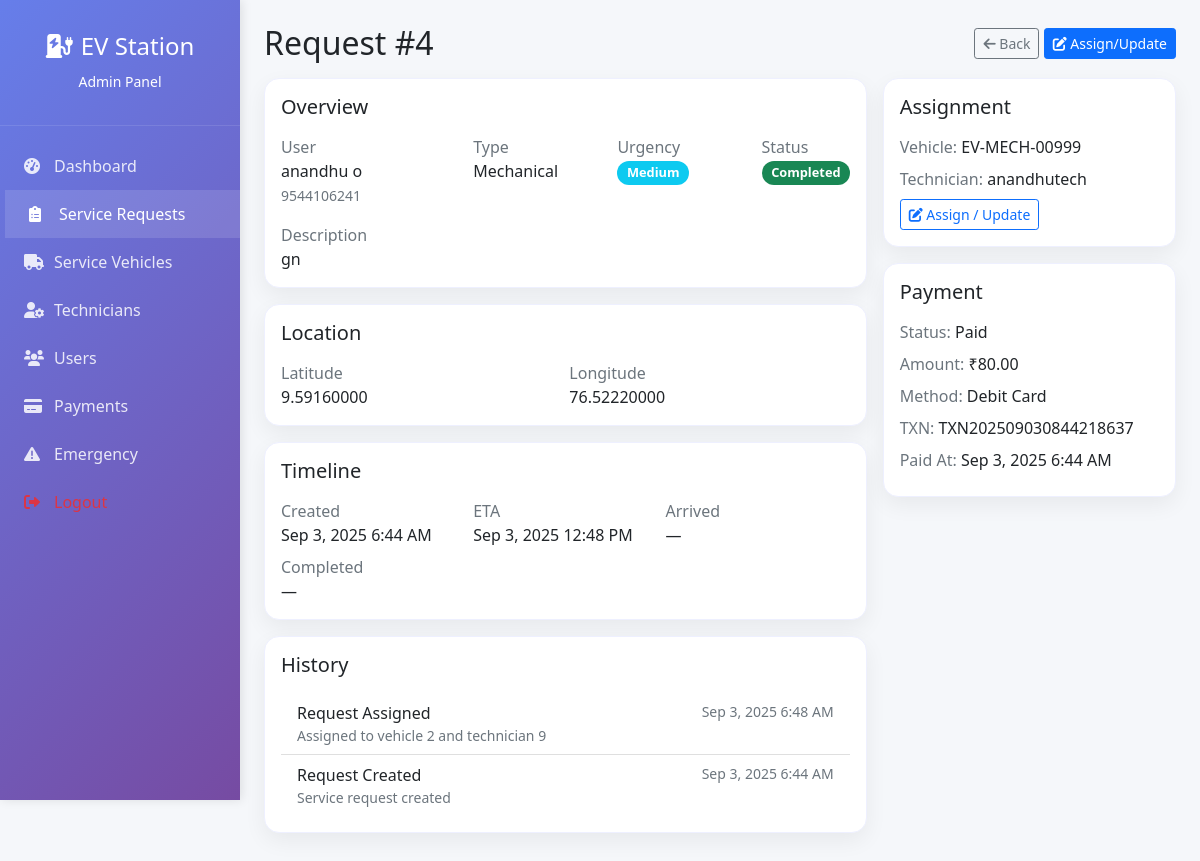
/admin/view-request.php?id=4 (signed in), run on the app's committed database.
### tables this page shows
CREATE TABLE `service_requests` (
  `id` int(11) NOT NULL,
  `user_id` int(11) NOT NULL,
  `user_vehicle_id` int(11) DEFAULT NULL,
  `request_type` enum('charging','mechanical','both') NOT NULL,
  `vehicle_location_lat` decimal(10,8) NOT NULL,
  `vehicle_location_lng` decimal(11,8) NOT NULL,
  `description` text DEFAULT NULL,
  `urgency_level` enum('low','medium','high','emergency') DEFAULT 'medium',
  `status` enum('pending','assigned','in_progress','completed','cancelled') DEFAULT 'pending',
  `assigned_vehicle_id` int(11) DEFAULT NULL,
  `assigned_technician_id` int(11) DEFAULT NULL,
  `estimated_arrival_time` datetime DEFAULT NULL,
  `actual_arrival_time` datetime DEFAULT NULL,
  `completion_time` datetime DEFAULT NULL,
  `total_cost` decimal(10,2) DEFAULT NULL,
  `payment_status` enum('pending','paid','failed') DEFAULT 'pending',
  `created_at` timestamp NOT NULL DEFAULT current_timestamp(),
  `updated_at` timestamp NOT NULL DEFAULT current_timestamp() ON UPDATE current_timestamp()
);

CREATE TABLE `users` (
  `id` int(11) NOT NULL,
  `username` varchar(50) NOT NULL,
  `email` varchar(100) NOT NULL,
  `password` varchar(255) NOT NULL,
  `full_name` varchar(100) NOT NULL,
  `phone` varchar(20) DEFAULT NULL,
  `vehicle_model` varchar(100) DEFAULT NULL,
  `vehicle_plate` varchar(20) DEFAULT NULL,
  `created_at` timestamp NOT NULL DEFAULT current_timestamp(),
  `updated_at` timestamp NOT NULL DEFAULT current_timestamp() ON UPDATE current_timestamp()
);

CREATE TABLE `service_history` (
  `id` int(11) NOT NULL,
  `service_request_id` int(11) NOT NULL,
  `action` varchar(100) NOT NULL,
  `description` text DEFAULT NULL,
  `performed_by` enum('user','technician','admin','system') NOT NULL,
  `created_at` timestamp NOT NULL DEFAULT current_timestamp()
);

CREATE TABLE `service_vehicles` (
  `id` int(11) NOT NULL,
  `vehicle_number` varchar(20) NOT NULL,
  `vehicle_type` enum('charging','mechanical','hybrid') NOT NULL,
  `capacity` varchar(50) DEFAULT NULL,
  `current_location_lat` decimal(10,8) DEFAULT NULL,
  `current_location_lng` decimal(11,8) DEFAULT NULL,
  `status` enum('available','busy','maintenance','offline') DEFAULT 'available',
  `created_at` timestamp NOT NULL DEFAULT current_timestamp()
);

CREATE TABLE `technicians` (
  `id` int(11) NOT NULL,
  `full_name` varchar(100) NOT NULL,
  `email` varchar(150) DEFAULT NULL,
  `phone` varchar(20) NOT NULL,
  `specialization` enum('electrical','mechanical','both') NOT NULL,
  `experience_years` int(11) DEFAULT 0,
  `status` enum('available','busy','offline') DEFAULT 'available',
  `assigned_vehicle_id` int(11) DEFAULT NULL,
  `password` varchar(255) DEFAULT NULL,
  `created_at` timestamp NOT NULL DEFAULT current_timestamp()
);

CREATE TABLE `payments` (
  `id` int(11) NOT NULL,
  `service_request_id` int(11) NOT NULL,
  `amount` decimal(10,2) NOT NULL,
  `payment_method` enum('credit_card','debit_card','digital_wallet','cash') NOT NULL,
  `transaction_id` varchar(100) DEFAULT NULL,
  `status` enum('pending','completed','failed','refunded') DEFAULT 'pending',
  `created_at` timestamp NOT NULL DEFAULT current_timestamp()
);

### admin/view-request.php (the view, shortened to what the rows shown need)
<?php
require_once '../includes/functions.php';
$id = isset($_GET['id']) ? (int)$_GET['id'] : 0;
$serviceManager = new ServiceRequestManager();
$paymentManager = new PaymentManager();
$db = Database::getInstance();
$request = $id > 0 ? $serviceManager->getRequestById($id) : false;
$payment = $id > 0 ? $paymentManager->getPaymentByRequestId($id) : null;
$history = [];
if ($id > 0) {
    try {
        $stmt = $db->executeQuery("SELECT * FROM service_history WHERE service_request_id = ? ORDER BY created_at DESC", [$id]);
        $history = $stmt->fetchAll();
    } catch (Exception $e) { $history = []; }
}
?>
<!DOCTYPE html>
<html lang="en">
<head>
    <link href="https://cdn.jsdelivr.net/npm/bootstrap@5.1.3/dist/css/bootstrap.min.css" rel="stylesheet">
    <link href="https://cdnjs.cloudflare.com/ajax/libs/font-awesome/6.0.0/css/all.min.css" rel="stylesheet">
</head>
<body>
    <div class="main-with-fixed-sidebar">
        <div class="container-fluid p-4">
            <div class="d-flex justify-content-between align-items-center mb-3">
                <h2 class="mb-0">Request #<?php echo htmlspecialchars($id); ?></h2>
            </div>
            <?php if (!$request): ?>
                <div class="alert alert-warning">Request not found.</div>
            <?php else: ?>
            <div class="row g-3">
                <div class="col-lg-8">
                    <div class="card-soft p-3 mb-3">
                        <h5 class="mb-3">Overview</h5>
                        <div class="row g-2">
                            <div class="col-md-4">
                                <div class="text-muted">User</div>
                                <div class="fw-semibold"><?php echo htmlspecialchars($request['user_name']); ?></div>
                                <small class="text-muted"><?php echo htmlspecialchars($request['user_phone']); ?></small>
                            </div>
                            <div class="col-md-3">
                                <div class="text-muted">Type</div>
                                <div class="fw-semibold"><?php echo htmlspecialchars(ucfirst($request['request_type'])); ?></div>
                            </div>
                            <div class="col-md-3">
                                <div class="text-muted">Urgency</div>
                                <span class="badge badge-soft bg-<?php echo UtilityFunctions::getUrgencyColor($request['urgency_level']); ?>"><?php echo htmlspecialchars(ucfirst($request['urgency_level'])); ?></span>
                            </div>
                            <div class="col-md-2">
                                <div class="text-muted">Status</div>
                                <span class="badge badge-soft bg-<?php echo UtilityFunctions::getStatusColor($request['status']); ?>"><?php echo htmlspecialchars(ucfirst(str_replace('_',' ',$request['status']))); ?></span>
                            </div>
                        </div>
                        <?php if (!empty($request['description'])): ?>
                        <div class="mt-3">
                            <div class="text-muted">Description</div>
                            <div><?php echo nl2br(htmlspecialchars($request['description'])); ?></div>
                        </div>
                        <?php endif; ?>
                    </div>
                    <div class="card-soft p-3 mb-3">
                        <h5 class="mb-3">Location</h5>
                        <div class="row g-2">
                            <div class="col-md-6">
                                <div class="text-muted">Latitude</div>
                                <div class="fw-semibold"><?php echo htmlspecialchars($request['vehicle_location_lat']); ?></div>
                            </div>
                            <div class="col-md-6">
                                <div class="text-muted">Longitude</div>
                                <div class="fw-semibold"><?php echo htmlspecialchars($request['vehicle_location_lng']); ?></div>
                            </div>
                        </div>
                    </div>
                    <div class="card-soft p-3 mb-3">
                        <h5 class="mb-3">Timeline</h5>
                        <div class="row g-2">
                            <div class="col-md-4"><div class="text-muted">Created</div><div class="fw-semibold"><?php echo UtilityFunctions::formatDateTime($request['created_at']); ?></div></div>
                            <div class="col-md-4"><div class="text-muted">ETA</div><div class="fw-semibold"><?php echo $request['estimated_arrival_time'] ? UtilityFunctions::formatDateTime($request['estimated_arrival_time']) : '—'; ?></div></div>
                            <div class="col-md-4"><div class="text-muted">Arrived</div><div class="fw-semibold"><?php echo $request['actual_arrival_time'] ? UtilityFunctions::formatDateTime($request['actual_arrival_time']) : '—'; ?></div></div>
                            <div class="col-md-4"><div class="text-muted">Completed</div><div class="fw-semibold"><?php echo $request['completion_time'] ? UtilityFunctions::formatDateTime($request['completion_time']) : '—'; ?></div></div>
                        </div>
                    </div>
                    <div class="card-soft p-3 mb-3">
                        <h5 class="mb-3">History</h5>
                        <?php if (empty($history)): ?>
                            <div class="text-muted">No history yet.</div>
                        <?php else: ?>
                            <ul class="list-group list-group-flush">
                                <?php foreach ($history as $h): ?>
                                <li class="list-group-item d-flex justify-content-between align-items-start">
                                    <div>
                                        <div class="fw-semibold text-capitalize"><?php echo htmlspecialchars(str_replace('_',' ', $h['action'])); ?></div>
                                        <div class="text-muted small"><?php echo htmlspecialchars($h['description']); ?></div>
                                    </div>
                                    <div class="text-muted small"><?php echo UtilityFunctions::formatDateTime($h['created_at']); ?></div>
                                </li>
                                <?php endforeach; ?>
                            </ul>
                        <?php endif; ?>
                    </div>
                </div>
                <div class="col-lg-4">
                    <div class="card-soft p-3 mb-3">
                        <h5 class="mb-3">Assignment</h5>
                        <div class="mb-2"><span class="text-muted">Vehicle:</span> <span class="fw-semibold"><?php echo htmlspecialchars($request['vehicle_number'] ?? '—'); ?></span></div>
                        <div class="mb-2"><span class="text-muted">Technician:</span> <span class="fw-semibold"><?php echo htmlspecialchars($request['technician_name'] ?? '—'); ?></span></div>
                        <a class="btn btn-outline-primary btn-sm" href="assign-request.php?id=<?php echo (int)$id; ?>"><i class="fas fa-edit"></i> Assign / Update</a>
                    </div>
                    <div class="card-soft p-3 mb-3">
                        <h5 class="mb-3">Payment</h5>
                        <div class="mb-2"><span class="text-muted">Status:</span> <span class="fw-semibold text-capitalize"><?php echo htmlspecialchars($request['payment_status']); ?></span></div>
                        <div class="mb-2"><span class="text-muted">Amount:</span> <span class="fw-semibold">₹<?php echo number_format((float)($request['total_cost'] ?? $payment['amount'] ?? 0), 2); ?></span></div>
                        <?php if ($payment): ?>
                        <div class="mb-2"><span class="text-muted">Method:</span> <span class="fw-semibold text-capitalize"><?php echo htmlspecialchars(str_replace('_',' ', $payment['payment_method'])); ?></span></div>
                        <div class="mb-2"><span class="text-muted">TXN:</span> <span class="fw-semibold"><?php echo htmlspecialchars($payment['transaction_id'] ?? ''); ?></span></div>
                        <div class="mb-2"><span class="text-muted">Paid At:</span> <span class="fw-semibold"><?php echo isset($payment['created_at']) ? UtilityFunctions::formatDateTime($payment['created_at']) : '—'; ?></span></div>
                        <?php endif; ?>
                    </div>
                </div>
            </div>
            <?php endif; ?>
        </div>
    </div>
</body>
</html>

### data on the page
service_requests: user.full_name "anandhu o", user.phone "9544106241", request_type "Mechanical", urgency_level "Medium", status "Completed", description "gn", vehicle_location_lat "9.59160000", vehicle_location_lng "76.52220000", created_at "Sep 3, 2025 6:44 AM", estimated_arrival_time "Sep 3, 2025 12:48 PM", assigned_vehicle.vehicle_number "EV-MECH-00999", assigned_technician.full_name "anandhutech", payment_status "Paid", total_cost.amount "80.00"
service_history: action "Request Assigned", description "Assigned to vehicle 2 and technician 9", created_at "Sep 3, 2025 6:48 AM"
service_history: action "Request Created", description "Service request created", created_at "Sep 3, 2025 6:44 AM"
payments: payment_method "Debit Card", transaction "TXN202509030844218637", created_at "Sep 3, 2025 6:44 AM"

### other printed values
$id "4"
